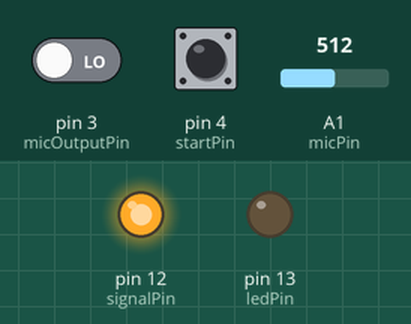
This sketch was run on a simulated Arduino Uno, built with avr-gcc and run on an emulated ATmega328P. On the bench: output pins drawn as LEDs (lit = HIGH). The test bench sets the inputs (shaded band); at power-on: pin 4 (startPin) LOW, pin 3 (micOutputPin) LOW, A1 (micPin) = 512. Storage starts empty.

Above: at 1.2 s.
1.3 s: pin 4 (startPin) pulled HIGH for 0.15 s
At 1.38 s:
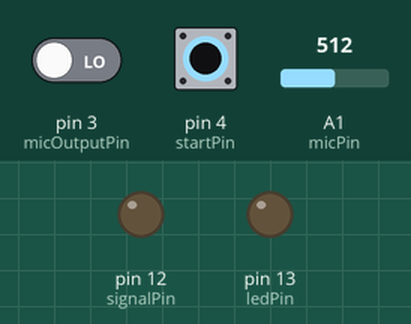
2.9 s: pin 4 (startPin) pulled HIGH for 3.2 s
At 7.0 s:
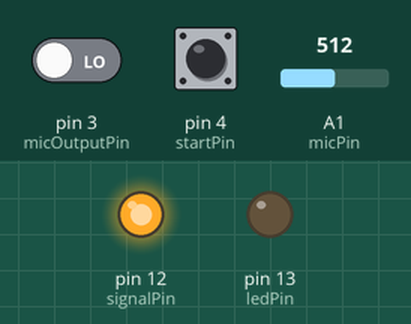
Timing chart, 0 to 8.5 s (numbered marks = the images above; inputs shaded):
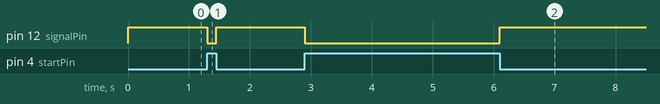

Measured:
- after the input at 1.3 s, pin 12 (signalPin): HIGH → LOW at once, → HIGH 0.15 s later
- after the input at 2.9 s, pin 12 (signalPin): HIGH → LOW at once, → HIGH 3.2 s later

The sketch:

hub.ino
```cpp
#include <SPI.h>
#include <SD.h>

const int chipSelect = 4;
int bluetoothTx = 0;
int bluetoothRx = 1;
int ledPin = 13;
int micPin = A1;
int micOutputPin = 3;
int signalPin = 12;
int micValue = 0;
int count = 0;
int startPin = 4;
int pressed = 0;

void setup() {
  Serial.begin(9600);
  pinMode(ledPin, OUTPUT);
  pinMode(signalPin, OUTPUT);
  pinMode(startPin, INPUT);
}

void loop() {
  readStartButton();
  if(pressed == 1) {
    digitalWrite(signalPin, LOW);
    count ++;
    readMic();

    String envInput = "";

    int sensorValue = digitalRead(micOutputPin);
//    Serial.println(sensorValue);
    envInput += String(sensorValue);

    File dataFile = SD.open("record.wav", FILE_WRITE);

    if (dataFile) {
      dataFile.println(envInput);
      dataFile.close();
//      Serial.println(envInput);
    }
    else {
      Serial.println("error opening datalog.wav");
    }
  } else {
    count = 0;
    digitalWrite(signalPin, HIGH);
  }
}

void readMic() {
  micValue = analogRead(micPin);
  if(micValue>700) {
    digitalWrite(ledPin, HIGH);
  } else {
    digitalWrite(ledPin, LOW);
  }
}

void transmitBluetooth(int input) {

}

void readStartButton() {
  pressed = digitalRead(startPin);
}
```
